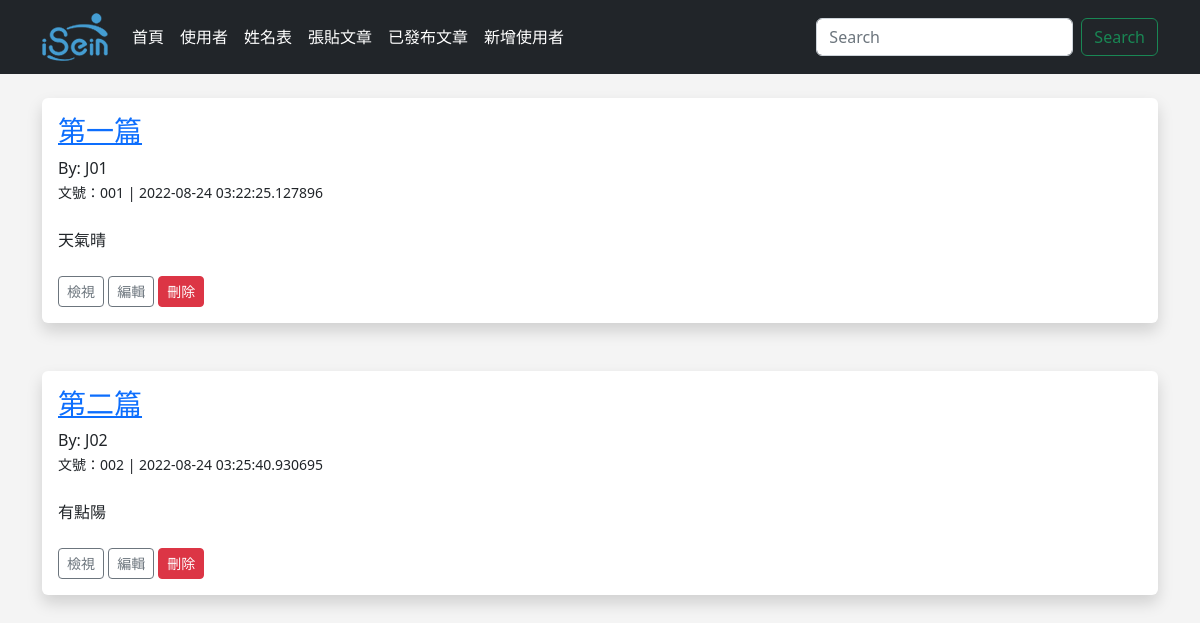
Page /posts on the earlier database version.
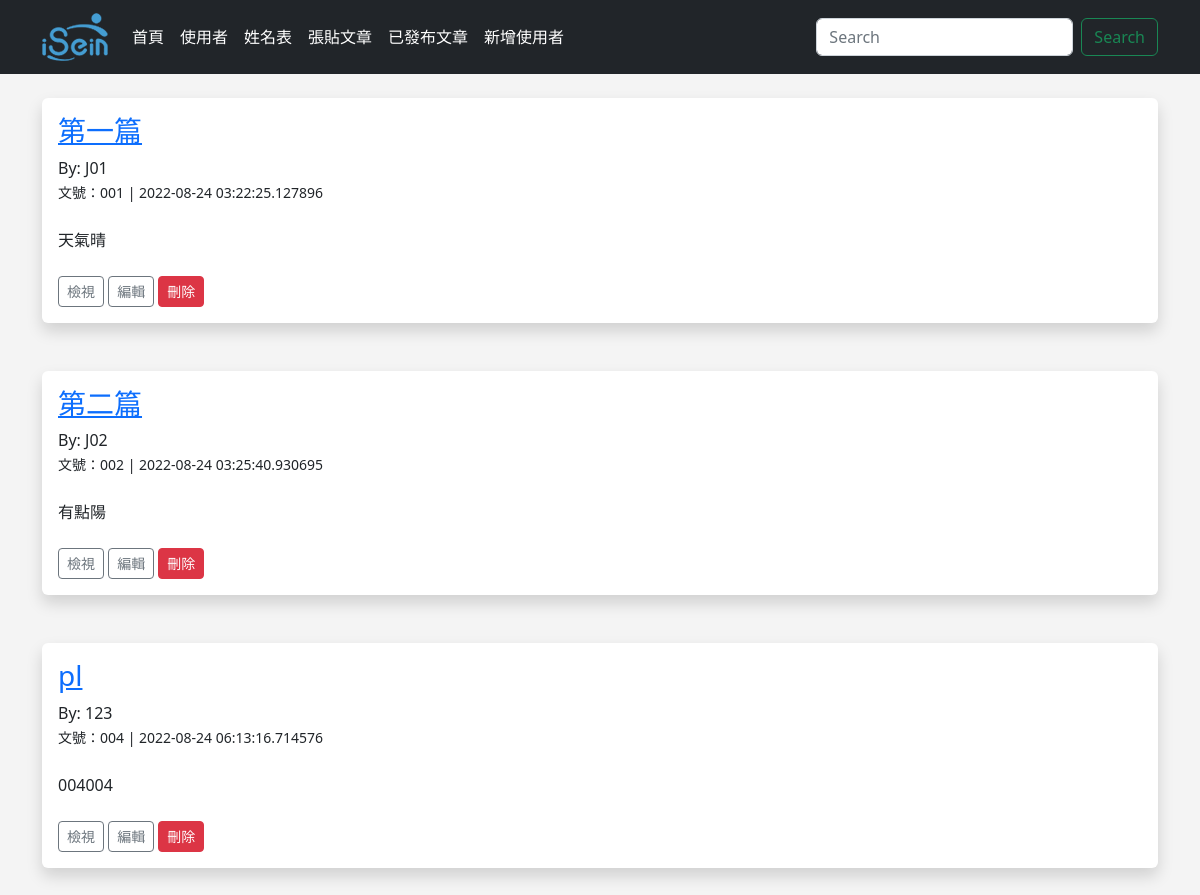
Same page on the later database version.
### app.py (models this page shows)
class Posts(db.Model):
    id = db.Column(db.Integer, primary_key=True)
    title = db.Column(db.String(255))
    content = db.Column(db.Text)
    author = db.Column(db.String(255))
    date_posted = db.Column(db.DateTime, default=datetime.utcnow)
    slug = db.Column(db.String(255))

### app.py (the view)
@app.route('/posts')
def posts():
    posts = Posts.query.order_by(Posts.date_posted)
    return render_template('posts.html', posts=posts)

### templates/posts.html (shortened to what this page needs)
{% extends 'base.html' %}
{% block content %}
    {% for post in posts %}
        <div class="shadow p-3 mb-5 bg-body rounded">
            <h3><a href="{{ url_for('post', id=post.id)}}">{{ post.title }}</a></h3>
            By: {{ post.author }}<br/>
            <small>文號：{{ post.slug }} | {{ post.date_posted }}</small><br/>
            <br/>
            {{ post.content }}<br/>
            <br/>
            <a href="{{ url_for('post', id=post.id)}}" class="btn btn-outline-secondary btn-sm">檢視</a>
            <a href="{{ url_for('edit_post', id=post.id)}}" class="btn btn-outline-secondary btn-sm">編輯</a>
            <a href="{{ url_for('delete_post', id=post.id)}}" class="btn btn-danger btn-sm">刪除</a>
            <br/>
        </div>
    {% endfor %}
{% endblock %}

### templates/base.html (shortened to what this page needs)
<!doctype html>
<html lang="en">
  <head>
    <link href="https://cdn.jsdelivr.net/npm/bootstrap@5.2.0/dist/css/bootstrap.min.css" rel="stylesheet">
    <link href="{{ url_for('static', filename='css/style.css') }}" rel="stylesheet">
  </head>
  <body>
    {% include 'navbar.html' %}
    <br/>
    <div class='container'>
      {% block content %}
      {% endblock %}
    </div>
  </body>
</html>

### templates/navbar.html (shortened to what this page needs)
<nav class="navbar navbar-expand-lg navbar-dark bg-dark">
    <div class="container">
      <a class="navbar-brand" href="{{ url_for('index') }}"><img src="static\images\16652396955207.png"></a>
      <div class="collapse navbar-collapse" id="navbarSupportedContent">
        <ul class="navbar-nav me-auto mb-2 mb-lg-0">
          <li class="nav-item">
            <a class="nav-link active" aria-current="page" href="{{ url_for('index') }}">首頁</a>
          </li>
          <li class="nav-item">
            <a class="nav-link active" aria-current="page" href="{{ url_for('user') }}">使用者</a>
          </li>
          <li class="nav-item">
            <a class="nav-link active" aria-current="page" href="{{ url_for('name') }}">姓名表</a>
          </li>
          <li class="nav-item">
            <a class="nav-link active" aria-current="page" href="{{ url_for('add_post') }}">張貼文章</a>
          </li>
          <li class="nav-item">
            <a class="nav-link active" aria-current="page" href="{{ url_for('posts') }}">已發布文章</a>
          </li>
          <li class="nav-item">
            <a class="nav-link active" aria-current="page" href="{{ url_for('add_user') }}">新增使用者</a>
          </li>
        </ul>
        <form class="d-flex" role="search">
          <input class="form-control me-2" type="search" placeholder="Search" aria-label="Search">
          <button class="btn btn-outline-success" type="submit">Search</button>
        </form>
      </div>
    </div>
</nav>

### static/css/style.css (style rules this page uses)
body { background: #f4f4f4f0; }

Differences in the rows shown:
added Posts: title "pl", author "123", slug "004", date_posted "2022-08-24 06:13:16.714576", content "004004"
